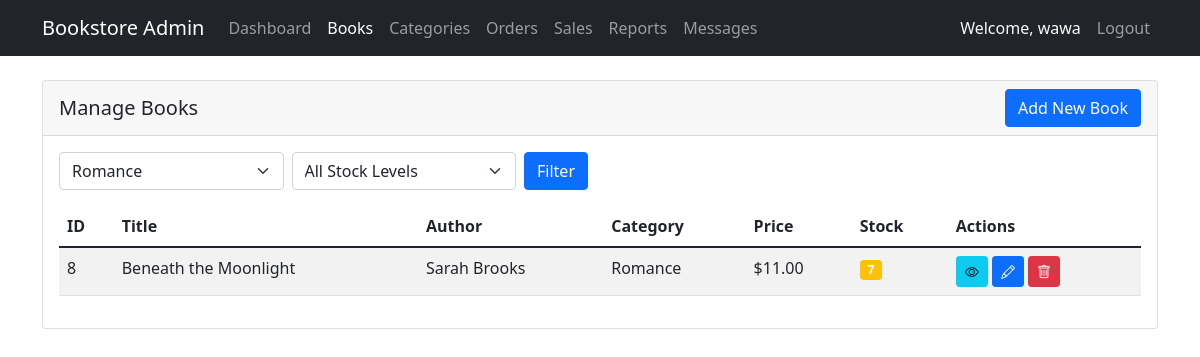
The app's page /admin/manage_books.php?category=8 (signed in) with its own data.
### tables this page shows
CREATE TABLE `books` (
  `book_id` int(11) NOT NULL,
  `category_id` int(11) DEFAULT NULL,
  `title` varchar(255) NOT NULL,
  `author` varchar(255) NOT NULL,
  `description` text DEFAULT NULL,
  `price` decimal(10,2) NOT NULL,
  `stock_quantity` int(11) DEFAULT 0,
  `date_added` timestamp NOT NULL DEFAULT current_timestamp()
);

CREATE TABLE `categories` (
  `category_id` int(11) NOT NULL,
  `category_name` varchar(255) NOT NULL,
  `date_created` timestamp NOT NULL DEFAULT current_timestamp()
);

### admin/manage_books.php (the view, shortened to what this page needs)
<?php
require_once '../auth/config.php';
$category_filter = isset($_GET['category']) ? $_GET['category'] : '';
$query = "SELECT b.*, c.category_name
          FROM Books b
          LEFT JOIN Categories c ON b.category_id = c.category_id
          WHERE 1=1";
if ($category_filter) {
    $query .= " AND b.category_id = " . intval($category_filter);
}
$query .= " ORDER BY b.title";
$books = $conn->query($query);
$categories = $conn->query("SELECT * FROM Categories ORDER BY category_name");
?>
<!DOCTYPE html>
<html lang="en">
<head>
    <link href="https://cdn.jsdelivr.net/npm/bootstrap@5.1.3/dist/css/bootstrap.min.css" rel="stylesheet">
    <link href="https://cdn.jsdelivr.net/npm/bootstrap-icons@1.7.2/font/bootstrap-icons.css" rel="stylesheet">
</head>
<body>
    <?php include 'admin_navbar.php'; ?>
    <div class="container mt-4">
        <div class="row">
            <div class="col-md-12">
                <div class="card">
                    <div class="card-header d-flex justify-content-between align-items-center">
                        <h5 class="mb-0">Manage Books</h5>
                        <button type="button" class="btn btn-primary" data-bs-toggle="modal" data-bs-target="#addBookModal">
                            Add New Book
                        </button>
                    </div>
                    <div class="card-body">
                        <div class="row mb-3">
                            <div class="col-md-6">
                                <form method="GET" class="d-flex gap-2">
                                    <select name="category" class="form-select">
                                        <?php while ($category = $categories->fetch_assoc()): ?>
                                            <option value="<?php echo $category['category_id']; ?>"
                                                    <?php echo $category_filter == $category['category_id'] ? 'selected' : ''; ?>>
                                                <?php echo htmlspecialchars($category['category_name']); ?>
                                            </option>
                                        <?php endwhile; ?>
                                    </select>
                                    <select name="stock" class="form-select">
                                        <option value="">All Stock Levels</option>
                                    </select>
                                    <button type="submit" class="btn btn-primary">Filter</button>
                                </form>
                            </div>
                        </div>
                        <div class="table-responsive">
                            <table class="table table-striped">
                                <thead>
                                    <tr>
                                        <th>ID</th>
                                        <th>Title</th>
                                        <th>Author</th>
                                        <th>Category</th>
                                        <th>Price</th>
                                        <th>Stock</th>
                                        <th>Actions</th>
                                    </tr>
                                </thead>
                                <tbody>
                                    <?php while ($book = $books->fetch_assoc()): ?>
                                        <tr>
                                            <td><?php echo $book['book_id']; ?></td>
                                            <td><?php echo htmlspecialchars($book['title']); ?></td>
                                            <td><?php echo htmlspecialchars($book['author']); ?></td>
                                            <td><?php echo htmlspecialchars($book['category_name']); ?></td>
                                            <td>$<?php echo number_format($book['price'], 2); ?></td>
                                            <td>
                                                <span class="badge bg-<?php echo $book['stock_quantity'] == 0 ? 'danger' : ($book['stock_quantity'] < 10 ? 'warning' : 'success'); ?>">
                                                    <?php echo $book['stock_quantity']; ?>
                                                </span>
                                            </td>
                                            <td>
                                                <button class="btn btn-sm btn-info" data-bs-toggle="modal" data-bs-target="#viewBookModal<?php echo $book['book_id']; ?>">
                                                    <i class="bi bi-eye"></i>
                                                </button>
                                                <button class="btn btn-sm btn-primary" data-bs-toggle="modal" data-bs-target="#editBookModal<?php echo $book['book_id']; ?>">
                                                    <i class="bi bi-pencil"></i>
                                                </button>
                                                <button class="btn btn-sm btn-danger" data-bs-toggle="modal" data-bs-target="#deleteBookModal<?php echo $book['book_id']; ?>">
                                                    <i class="bi bi-trash"></i>
                                                </button>
                                            </td>
                                        </tr>
                                    <?php endwhile; ?>
                                </tbody>
                            </table>
                        </div>
                    </div>
                </div>
            </div>
        </div>
    </div>
</body>
</html>

### records on screen
books: book_id "8", title "Beneath the Moonlight", author "Sarah Brooks", category.category_name "Romance", price "11.00", stock_quantity "7"

### other values on screen
$_SESSION['username'] "wawa"
form field category "Romance"
